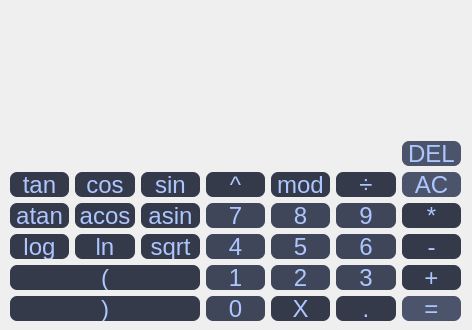
<?xml version="1.0" encoding="UTF-8"?>
<ui version="4.0">
 <class>MainWindow</class>
 <widget class="QMainWindow" name="MainWindow">
  <property name="geometry">
   <rect>
    <x>0</x>
    <y>0</y>
    <width>472</width>
    <height>330</height>
   </rect>
  </property>
  <property name="font">
   <font>
    <family>Helvetica</family>
    <pointsize>18</pointsize>
   </font>
  </property>
  <property name="windowTitle">
   <string>MainWindow</string>
  </property>
  <property name="layoutDirection">
   <enum>Qt::LeftToRight</enum>
  </property>
  <widget class="QWidget" name="centralwidget">
   <widget class="QWidget" name="layoutWidget">
    <property name="geometry">
     <rect>
      <x>10</x>
      <y>10</y>
      <width>451</width>
      <height>311</height>
     </rect>
    </property>
    <layout class="QGridLayout" name="gridLayout">
     <item row="6" column="0" colspan="3">
      <widget class="QPushButton" name="pushButton_RIGHT_SKOBKA">
       <property name="styleSheet">
        <string notr="true">background-color: rgb(52, 58, 74);
border-width: 1px;
border-radius: 7px;
color:rgb(174, 198, 255);
height: 25px;</string>
       </property>
       <property name="text">
        <string>)</string>
       </property>
      </widget>
     </item>
     <item row="6" column="5">
      <widget class="QPushButton" name="pushButton_TOCHKA">
       <property name="styleSheet">
        <string notr="true">background-color: rgb(52, 58, 74);
border-width: 1px;
border-radius: 7px;
color:rgb(174, 198, 255);
height: 25px;</string>
       </property>
       <property name="text">
        <string>.</string>
       </property>
      </widget>
     </item>
     <item row="2" column="2">
      <widget class="QPushButton" name="pushButton_SIN">
       <property name="styleSheet">
        <string notr="true">background-color: rgb(52, 58, 74);
border-width: 1px;
border-radius: 7px;
color:rgb(174, 198, 255);
height: 25px;</string>
       </property>
       <property name="text">
        <string>sin</string>
       </property>
      </widget>
     </item>
     <item row="2" column="5">
      <widget class="QPushButton" name="pushButton_DIVIDE">
       <property name="styleSheet">
        <string notr="true">background-color: rgb(52, 58, 74);
border-width: 1px;
border-radius: 7px;
color:rgb(174, 198, 255);
height: 25px;</string>
       </property>
       <property name="text">
        <string>÷</string>
       </property>
      </widget>
     </item>
     <item row="2" column="0">
      <widget class="QPushButton" name="pushButton_TAN">
       <property name="styleSheet">
        <string notr="true">background-color: rgb(52, 58, 74);
border-width: 1px;
border-radius: 7px;
color:rgb(174, 198, 255);
height: 25px;</string>
       </property>
       <property name="text">
        <string>tan</string>
       </property>
      </widget>
     </item>
     <item row="5" column="4">
      <widget class="QPushButton" name="pushButton_2">
       <property name="styleSheet">
        <string notr="true">background-color: rgb(63, 70, 89);
border-width: 1px;
border-radius: 7px;
color:rgb(174, 198, 255);
height: 25px;</string>
       </property>
       <property name="text">
        <string>2</string>
       </property>
      </widget>
     </item>
     <item row="5" column="5">
      <widget class="QPushButton" name="pushButton_3">
       <property name="styleSheet">
        <string notr="true">background-color: rgb(63, 70, 89);
border-width: 1px;
border-radius: 7px;
color:rgb(174, 198, 255);
height: 25px;</string>
       </property>
       <property name="text">
        <string>3</string>
       </property>
      </widget>
     </item>
     <item row="4" column="2">
      <widget class="QPushButton" name="pushButton_SQRT">
       <property name="styleSheet">
        <string notr="true">background-color: rgb(52, 58, 74);
border-width: 1px;
border-radius: 7px;
color:rgb(174, 198, 255);
height: 25px;</string>
       </property>
       <property name="text">
        <string>sqrt</string>
       </property>
      </widget>
     </item>
     <item row="5" column="3">
      <widget class="QPushButton" name="pushButton_1">
       <property name="styleSheet">
        <string notr="true">background-color: rgb(63, 70, 89);
border-width: 1px;
border-radius: 7px;
color:rgb(174, 198, 255);
height: 25px;</string>
       </property>
       <property name="text">
        <string>1</string>
       </property>
      </widget>
     </item>
     <item row="3" column="0">
      <widget class="QPushButton" name="pushButton_ATAN">
       <property name="styleSheet">
        <string notr="true">background-color: rgb(52, 58, 74);
border-width: 1px;
border-radius: 7px;
color:rgb(174, 198, 255);
height: 25px;</string>
       </property>
       <property name="text">
        <string>atan</string>
       </property>
      </widget>
     </item>
     <item row="5" column="0" colspan="3">
      <widget class="QPushButton" name="pushButton_LEFT_SKOBKA">
       <property name="styleSheet">
        <string notr="true">background-color: rgb(52, 58, 74);
border-width: 1px;
border-radius: 7px;
color:rgb(174, 198, 255);
height: 25px;</string>
       </property>
       <property name="text">
        <string>(</string>
       </property>
      </widget>
     </item>
     <item row="6" column="4">
      <widget class="QPushButton" name="pushButton_X">
       <property name="styleSheet">
        <string notr="true">background-color: rgb(52, 58, 74);
border-width: 1px;
border-radius: 7px;
color:rgb(174, 198, 255);
height: 25px;</string>
       </property>
       <property name="text">
        <string>X</string>
       </property>
      </widget>
     </item>
     <item row="0" column="0" colspan="7">
      <widget class="QLabel" name="result_show">
       <property name="font">
        <font>
         <family>Helvetica</family>
         <pointsize>23</pointsize>
         <bold>true</bold>
        </font>
       </property>
       <property name="layoutDirection">
        <enum>Qt::RightToLeft</enum>
       </property>
       <property name="styleSheet">
        <string notr="true">color:rgb(174, 198, 255);
QLabel {
  qproperty-alignment: 'AlignVCenter | AlignRight';
  border: 1px solid gray;
}</string>
       </property>
       <property name="text">
        <string/>
       </property>
       <property name="scaledContents">
        <bool>false</bool>
       </property>
       <property name="alignment">
        <set>Qt::AlignRight|Qt::AlignTrailing|Qt::AlignVCenter</set>
       </property>
      </widget>
     </item>
     <item row="3" column="5">
      <widget class="QPushButton" name="pushButton_9">
       <property name="styleSheet">
        <string notr="true">background-color: rgb(63, 70, 89);
border-width: 1px;
border-radius: 7px;
color:rgb(174, 198, 255);
height: 25px;</string>
       </property>
       <property name="text">
        <string>9</string>
       </property>
      </widget>
     </item>
     <item row="4" column="4">
      <widget class="QPushButton" name="pushButton_5">
       <property name="styleSheet">
        <string notr="true">background-color: rgb(63, 70, 89);
border-width: 1px;
border-radius: 7px;
color:rgb(174, 198, 255);
height: 25px;</string>
       </property>
       <property name="text">
        <string>5</string>
       </property>
      </widget>
     </item>
     <item row="3" column="1">
      <widget class="QPushButton" name="pushButton_ACOS">
       <property name="styleSheet">
        <string notr="true">background-color: rgb(52, 58, 74);
border-width: 1px;
border-radius: 7px;
color:rgb(174, 198, 255);
height: 25px;</string>
       </property>
       <property name="text">
        <string>acos</string>
       </property>
      </widget>
     </item>
     <item row="4" column="3">
      <widget class="QPushButton" name="pushButton_4">
       <property name="styleSheet">
        <string notr="true">background-color: rgb(63, 70, 89);
border-width: 1px;
border-radius: 7px;
color:rgb(174, 198, 255);
height: 25px;</string>
       </property>
       <property name="text">
        <string>4</string>
       </property>
      </widget>
     </item>
     <item row="5" column="6">
      <widget class="QPushButton" name="pushButton_PLUS">
       <property name="styleSheet">
        <string notr="true">background-color: rgb(52, 58, 74);
border-width: 1px;
border-radius: 7px;
color:rgb(174, 198, 255);
height: 25px;</string>
       </property>
       <property name="text">
        <string>+</string>
       </property>
      </widget>
     </item>
     <item row="2" column="3">
      <widget class="QPushButton" name="pushButton_POW">
       <property name="styleSheet">
        <string notr="true">background-color: rgb(52, 58, 74);
border-width: 1px;
border-radius: 7px;
color:rgb(174, 198, 255);
height: 25px;</string>
       </property>
       <property name="text">
        <string>^</string>
       </property>
      </widget>
     </item>
     <item row="3" column="4">
      <widget class="QPushButton" name="pushButton_8">
       <property name="styleSheet">
        <string notr="true">background-color: rgb(63, 70, 89);
border-width: 1px;
border-radius: 7px;
color:rgb(174, 198, 255);
height: 25px;</string>
       </property>
       <property name="text">
        <string>8</string>
       </property>
      </widget>
     </item>
     <item row="4" column="0">
      <widget class="QPushButton" name="pushButton_LOG">
       <property name="styleSheet">
        <string notr="true">background-color: rgb(52, 58, 74);
border-width: 1px;
border-radius: 7px;
color:rgb(174, 198, 255);
height: 25px;</string>
       </property>
       <property name="text">
        <string>log</string>
       </property>
      </widget>
     </item>
     <item row="2" column="1">
      <widget class="QPushButton" name="pushButton_COS">
       <property name="styleSheet">
        <string notr="true">background-color: rgb(52, 58, 74);
border-width: 1px;
border-radius: 7px;
color:rgb(174, 198, 255);
height: 25px;</string>
       </property>
       <property name="text">
        <string>cos</string>
       </property>
      </widget>
     </item>
     <item row="3" column="3">
      <widget class="QPushButton" name="pushButton_7">
       <property name="styleSheet">
        <string notr="true">background-color: rgb(63, 70, 89);
border-width: 1px;
border-radius: 7px;
color:rgb(174, 198, 255);
height: 25px;</string>
       </property>
       <property name="text">
        <string>7</string>
       </property>
      </widget>
     </item>
     <item row="6" column="3">
      <widget class="QPushButton" name="pushButton_0">
       <property name="styleSheet">
        <string notr="true">background-color: rgb(63, 70, 89);
border-width: 1px;
border-radius: 7px;
color:rgb(174, 198, 255);
height: 25px;</string>
       </property>
       <property name="text">
        <string>0</string>
       </property>
      </widget>
     </item>
     <item row="4" column="6">
      <widget class="QPushButton" name="pushButton_MINUS">
       <property name="styleSheet">
        <string notr="true">background-color: rgb(52, 58, 74);
border-width: 1px;
border-radius: 7px;
color:rgb(174, 198, 255);
height: 25px;</string>
       </property>
       <property name="text">
        <string>-</string>
       </property>
      </widget>
     </item>
     <item row="4" column="5">
      <widget class="QPushButton" name="pushButton_6">
       <property name="styleSheet">
        <string notr="true">background-color: rgb(63, 70, 89);
border-width: 1px;
border-radius: 7px;
color:rgb(174, 198, 255);
height: 25px;</string>
       </property>
       <property name="text">
        <string>6</string>
       </property>
      </widget>
     </item>
     <item row="4" column="1">
      <widget class="QPushButton" name="pushButton_LN">
       <property name="styleSheet">
        <string notr="true">background-color: rgb(52, 58, 74);
border-width: 1px;
border-radius: 7px;
color:rgb(174, 198, 255);
height: 25px;</string>
       </property>
       <property name="text">
        <string>ln</string>
       </property>
      </widget>
     </item>
     <item row="3" column="6">
      <widget class="QPushButton" name="pushButton_MUL">
       <property name="styleSheet">
        <string notr="true">background-color: rgb(52, 58, 74);
border-width: 1px;
border-radius: 7px;
color:rgb(174, 198, 255);
height: 25px;</string>
       </property>
       <property name="text">
        <string>*</string>
       </property>
      </widget>
     </item>
     <item row="3" column="2">
      <widget class="QPushButton" name="pushButton_ASIN">
       <property name="styleSheet">
        <string notr="true">background-color: rgb(52, 58, 74);
border-width: 1px;
border-radius: 7px;
color:rgb(174, 198, 255);
height: 25px;</string>
       </property>
       <property name="text">
        <string>asin</string>
       </property>
      </widget>
     </item>
     <item row="6" column="6">
      <widget class="QPushButton" name="pushButton_EQUAL">
       <property name="styleSheet">
        <string notr="true">background-color:rgb(76, 84, 108);
border-width: 1px;
border-radius: 7px;
color:rgb(174, 198, 255);
height: 25px;</string>
       </property>
       <property name="text">
        <string>=</string>
       </property>
      </widget>
     </item>
     <item row="2" column="6">
      <widget class="QPushButton" name="pushButton_DELETE">
       <property name="styleSheet">
        <string notr="true">background-color: rgb(76, 84, 108);
border-width: 1px;
border-radius: 7px;
color:rgb(174, 198, 255);
height: 25px;</string>
       </property>
       <property name="text">
        <string>AC</string>
       </property>
      </widget>
     </item>
     <item row="2" column="4">
      <widget class="QPushButton" name="pushButton_MOD">
       <property name="styleSheet">
        <string notr="true">background-color: rgb(52, 58, 74);
border-width: 1px;
border-radius: 7px;
color:rgb(174, 198, 255);
height: 25px;</string>
       </property>
       <property name="text">
        <string>mod</string>
       </property>
      </widget>
     </item>
     <item row="1" column="6">
      <widget class="QPushButton" name="pushButton_DELETE_SYMBOL">
       <property name="styleSheet">
        <string notr="true">background-color: rgb(76, 84, 108);
border-width: 1px;
border-radius: 7px;
color:rgb(174, 198, 255);
height: 25px;</string>
       </property>
       <property name="text">
        <string>DEL</string>
       </property>
      </widget>
     </item>
    </layout>
   </widget>
  </widget>
 </widget>
 <resources/>
 <connections/>
</ui>
